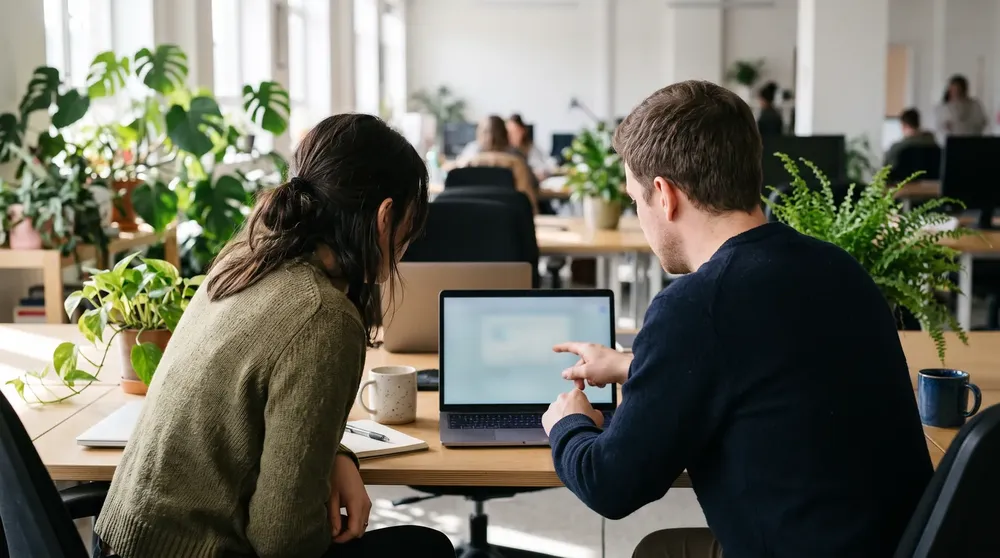
#> input picture docs/assets/photo/colleagues-laptop-office-1600.webp, 1000 x 558 px, shrunk from 1600 x 893 before the run; its folder holds 4 pictures in this run
$ python tag-ai-images.py
#> lines starting #> are read from the running program, lines starting #| are printed output that depends on the picture
#!/usr/bin/env python3
"""Embed IPTC/XMP "trainedAlgorithmicMedia" (AI-generated) metadata into every
docs/assets/photo/*.webp without re-encoding. Idempotent.
Usage: python3 -I scripts/tag-ai-images.py [dir]"""
import struct, sys, pathlib
from PIL import Image

XMP = ('<?xpacket begin="" id="W5M0MpCehiHzreSzNTczkc9d"?>'
 '<x:xmpmeta xmlns:x="adobe:ns:meta/"><rdf:RDF xmlns:rdf="http://www.w3.org/1999/02/22-rdf-syntax-ns#">'
 '<rdf:Description rdf:about="" xmlns:Iptc4xmpExt="http://iptc.org/std/Iptc4xmpExt/2008-02-12/" '
 'Iptc4xmpExt:DigitalSourceType="http://cv.iptc.org/newscodes/digitalsourcetype/trainedAlgorithmicMedia"/>'
 '</rdf:RDF></x:xmpmeta><?xpacket end="w"?>').encode('utf-8')

def chunk(tag, data):
    return tag + struct.pack('<I', len(data)) + data + (b'\0' if len(data) % 2 else b'')

def tag(path):
    raw = path.read_bytes()
    if b'trainedAlgorithmicMedia' in raw: return False
    assert raw[:4] == b'RIFF' and raw[8:12] == b'WEBP'
    w, h = Image.open(path).size
#> w = 1000; h = 558
    body = raw[12:]
    if body[:4] == b'VP8X':
        flags = body[8] | 0x04
        size = struct.unpack('<I', body[4:8])[0]
        head = chunk(b'VP8X', bytes([flags]) + body[9:8 + size])
        rest = body[8 + size + (size % 2):]
    else:  # simple lossy/lossless file: add an extended header
        head = chunk(b'VP8X', bytes([0x04, 0, 0, 0]) + (w - 1).to_bytes(3, 'little') + (h - 1).to_bytes(3, 'little'))
        rest = body
    new = b'WEBP' + head + rest + chunk(b'XMP ', XMP)
    path.write_bytes(b'RIFF' + struct.pack('<I', len(new)) + new)
    return True

d = pathlib.Path(sys.argv[1] if len(sys.argv) > 1 else 'docs/assets/photo')
n = sum(tag(p) for p in sorted(d.glob('*.webp')))
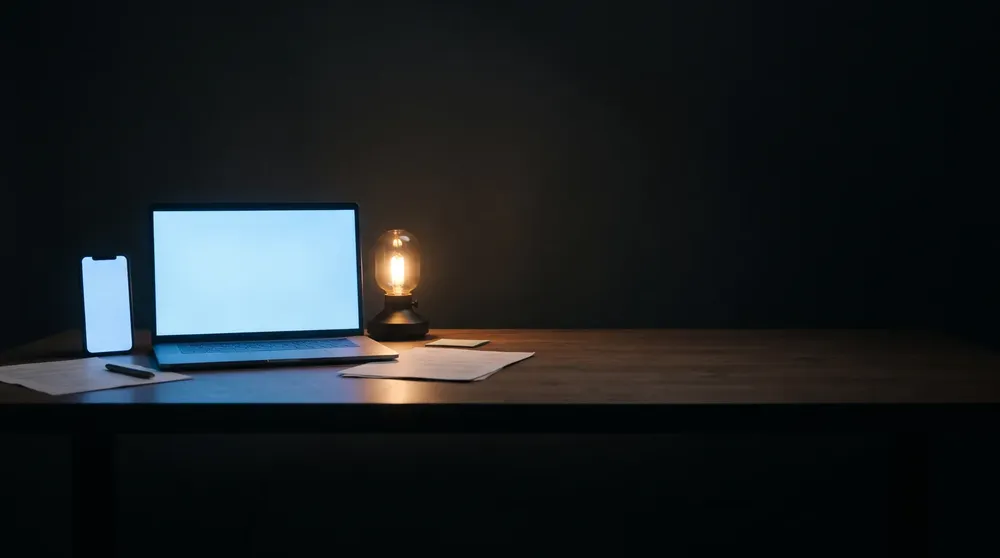
#> input picture docs/assets/photo/dark-desk-laptop-phone-lamp-1600.webp, 1000 x 558 px, shrunk from 1600 x 893 before the run
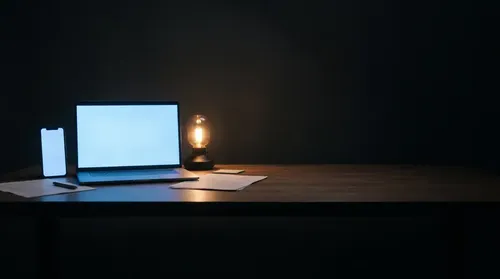
#> input picture docs/assets/photo/dark-desk-laptop-phone-lamp-800.webp, 500 x 279 px, shrunk from 800 x 447 before the run
#> in tag (call 3), `w, h = Image.open(path).size`: w = 500; h = 279
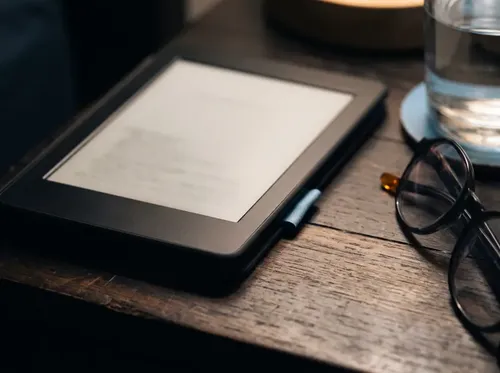
#> input picture docs/assets/photo/ereader-bedside-table-800.webp, 500 x 373 px, shrunk from 800 x 597 before the run
#> in tag (call 4), `w, h = Image.open(path).size`: h = 373
print('tagged', n, 'of', len(list(d.glob('*.webp'))))
